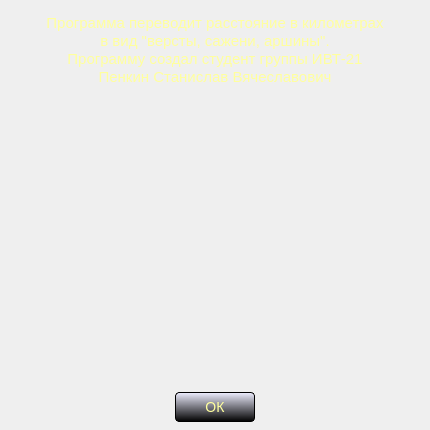
<?xml version="1.0" encoding="UTF-8"?>
<ui version="4.0">
 <class>Zastavka</class>
 <widget class="QDialog" name="Zastavka">
  <property name="geometry">
   <rect>
    <x>0</x>
    <y>0</y>
    <width>430</width>
    <height>430</height>
   </rect>
  </property>
  <property name="minimumSize">
   <size>
    <width>430</width>
    <height>430</height>
   </size>
  </property>
  <property name="maximumSize">
   <size>
    <width>430</width>
    <height>430</height>
   </size>
  </property>
  <property name="contextMenuPolicy">
   <enum>Qt::NoContextMenu</enum>
  </property>
  <property name="windowTitle">
   <string>Заставка</string>
  </property>
  <property name="styleSheet">
   <string notr="true">background-image: url(:/source/fon1.png);</string>
  </property>
  <property name="locale">
   <locale language="Russian" country="Russia"/>
  </property>
  <widget class="QLabel" name="label">
   <property name="geometry">
    <rect>
     <x>0</x>
     <y>0</y>
     <width>430</width>
     <height>100</height>
    </rect>
   </property>
   <property name="minimumSize">
    <size>
     <width>430</width>
     <height>100</height>
    </size>
   </property>
   <property name="maximumSize">
    <size>
     <width>430</width>
     <height>100</height>
    </size>
   </property>
   <property name="contextMenuPolicy">
    <enum>Qt::NoContextMenu</enum>
   </property>
   <property name="styleSheet">
    <string notr="true">color: rgb(255, 255, 158);
background: transparent;</string>
   </property>
   <property name="text">
    <string>&lt;!DOCTYPE HTML PUBLIC &quot;-//W3C//DTD HTML 4.0//EN&quot; &quot;http://www.w3.org/TR/REC-html40/strict.dtd&quot;&gt;
&lt;html&gt;&lt;head&gt;&lt;meta name=&quot;qrichtext&quot; content=&quot;1&quot; /&gt;&lt;style type=&quot;text/css&quot;&gt;
p, li { white-space: pre-wrap; }
&lt;/style&gt;&lt;/head&gt;&lt;body style=&quot; font-family:'Droid Serif'; font-size:10pt; font-weight:400; font-style:normal;&quot;&gt;
&lt;p align=&quot;center&quot; style=&quot; margin-top:0px; margin-bottom:0px; margin-left:0px; margin-right:0px; -qt-block-indent:0; text-indent:0px;&quot;&gt;&lt;span style=&quot; font-size:11pt; color:#ffff9e;&quot;&gt;Программа переводит расстояние в километрах&lt;/span&gt;&lt;/p&gt;
&lt;p align=&quot;center&quot; style=&quot; margin-top:0px; margin-bottom:0px; margin-left:0px; margin-right:0px; -qt-block-indent:0; text-indent:0px;&quot;&gt;&lt;span style=&quot; font-size:11pt; color:#ffff9e;&quot;&gt;в вид &amp;quot;версты, сажени, аршины&amp;quot;.&lt;/span&gt;&lt;/p&gt;
&lt;p align=&quot;center&quot; style=&quot; margin-top:0px; margin-bottom:0px; margin-left:0px; margin-right:0px; -qt-block-indent:0; text-indent:0px;&quot;&gt;&lt;span style=&quot; font-size:11pt; color:#ffff9e;&quot;&gt;Программу создал студент группы ИВТ-21&lt;/span&gt;&lt;/p&gt;
&lt;p align=&quot;center&quot; style=&quot; margin-top:0px; margin-bottom:0px; margin-left:0px; margin-right:0px; -qt-block-indent:0; text-indent:0px;&quot;&gt;&lt;span style=&quot; font-size:11pt; color:#ffff9e;&quot;&gt;Пенкин Станислав Вячеславович&lt;/span&gt;&lt;/p&gt;&lt;/body&gt;&lt;/html&gt;</string>
   </property>
  </widget>
  <widget class="QLabel" name="label_2">
   <property name="geometry">
    <rect>
     <x>110</x>
     <y>110</y>
     <width>210</width>
     <height>273</height>
    </rect>
   </property>
   <property name="minimumSize">
    <size>
     <width>210</width>
     <height>273</height>
    </size>
   </property>
   <property name="maximumSize">
    <size>
     <width>210</width>
     <height>273</height>
    </size>
   </property>
   <property name="contextMenuPolicy">
    <enum>Qt::NoContextMenu</enum>
   </property>
   <property name="styleSheet">
    <string notr="true">background-image: url(:/source/foto.jpg);</string>
   </property>
   <property name="text">
    <string/>
   </property>
  </widget>
  <widget class="QPushButton" name="pushButton">
   <property name="geometry">
    <rect>
     <x>175</x>
     <y>392</y>
     <width>80</width>
     <height>30</height>
    </rect>
   </property>
   <property name="minimumSize">
    <size>
     <width>80</width>
     <height>30</height>
    </size>
   </property>
   <property name="maximumSize">
    <size>
     <width>80</width>
     <height>30</height>
    </size>
   </property>
   <property name="focusPolicy">
    <enum>Qt::NoFocus</enum>
   </property>
   <property name="contextMenuPolicy">
    <enum>Qt::NoContextMenu</enum>
   </property>
   <property name="styleSheet">
    <string notr="true">#pushButton {
color: rgb(255, 255, 158);
font-size: 14px;
border: 1px solid black;
border-radius: 4px;
background: white;
background-color: qlineargradient(spread:pad, x1:0, y1:0, x2:0, y2:1, stop:0 rgba(238, 238, 255, 255), stop:1 rgba(0, 0, 0, 255));
}

#pushButton:pressed {
color: rgb(255, 255, 158);
font-size: 14px;
background: white;
border: 1px solid black;
border-radius: 4px;
background-color: qlineargradient(spread:pad, x1:0, y1:0, x2:0, y2:1, stop:0 rgba(212, 209, 180, 0), stop:1 rgba(0, 0, 0, 255));
}</string>
   </property>
   <property name="locale">
    <locale language="Russian" country="Russia"/>
   </property>
   <property name="text">
    <string>ОК</string>
   </property>
  </widget>
 </widget>
 <resources/>
 <connections/>
</ui>
